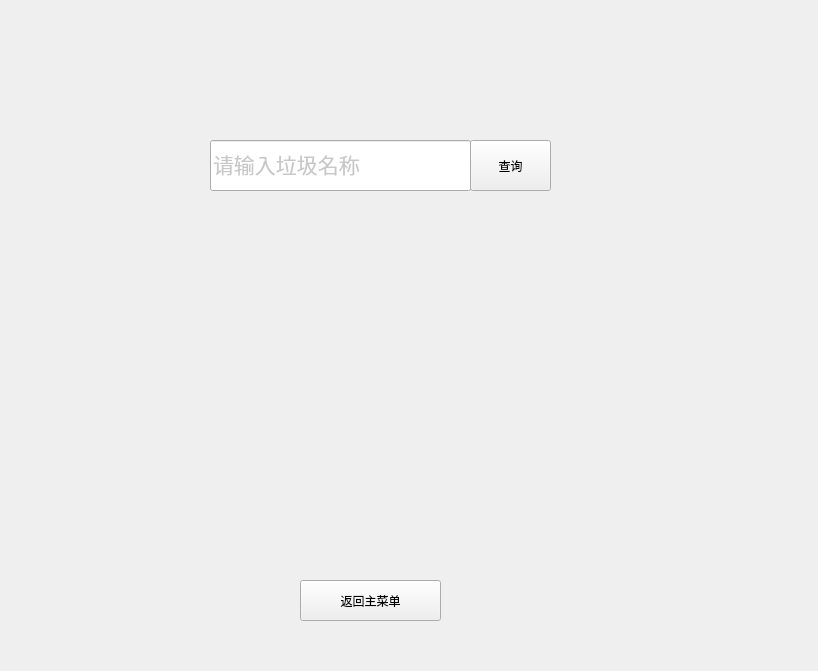
<?xml version="1.0" encoding="UTF-8"?>
<ui version="4.0">
 <class>query</class>
 <widget class="QWidget" name="query">
  <property name="geometry">
   <rect>
    <x>0</x>
    <y>0</y>
    <width>818</width>
    <height>671</height>
   </rect>
  </property>
  <property name="windowTitle">
   <string>Form</string>
  </property>
  <widget class="QPushButton" name="QueryBackBt">
   <property name="geometry">
    <rect>
     <x>300</x>
     <y>580</y>
     <width>141</width>
     <height>41</height>
    </rect>
   </property>
   <property name="text">
    <string>返回主菜单</string>
   </property>
  </widget>
  <widget class="QPushButton" name="QueryButton">
   <property name="geometry">
    <rect>
     <x>470</x>
     <y>140</y>
     <width>81</width>
     <height>51</height>
    </rect>
   </property>
   <property name="text">
    <string>查询</string>
   </property>
   <property name="icon">
    <iconset resource="image.qrc">
     <normaloff>:/image/query.png</normaloff>:/image/query.png</iconset>
   </property>
  </widget>
  <widget class="QLineEdit" name="garbageEdit">
   <property name="geometry">
    <rect>
     <x>210</x>
     <y>140</y>
     <width>261</width>
     <height>51</height>
    </rect>
   </property>
   <property name="palette">
    <palette>
     <active>
      <colorrole role="WindowText">
       <brush brushstyle="SolidPattern">
        <color alpha="255">
         <red>239</red>
         <green>224</green>
         <blue>214</blue>
        </color>
       </brush>
      </colorrole>
      <colorrole role="Text">
       <brush brushstyle="SolidPattern">
        <color alpha="255">
         <red>199</red>
         <green>199</green>
         <blue>199</blue>
        </color>
       </brush>
      </colorrole>
      <colorrole role="PlaceholderText">
       <brush brushstyle="SolidPattern">
        <color alpha="128">
         <red>199</red>
         <green>199</green>
         <blue>199</blue>
        </color>
       </brush>
      </colorrole>
     </active>
     <inactive>
      <colorrole role="WindowText">
       <brush brushstyle="SolidPattern">
        <color alpha="255">
         <red>239</red>
         <green>224</green>
         <blue>214</blue>
        </color>
       </brush>
      </colorrole>
      <colorrole role="Text">
       <brush brushstyle="SolidPattern">
        <color alpha="255">
         <red>199</red>
         <green>199</green>
         <blue>199</blue>
        </color>
       </brush>
      </colorrole>
      <colorrole role="PlaceholderText">
       <brush brushstyle="SolidPattern">
        <color alpha="128">
         <red>199</red>
         <green>199</green>
         <blue>199</blue>
        </color>
       </brush>
      </colorrole>
     </inactive>
     <disabled>
      <colorrole role="WindowText">
       <brush brushstyle="SolidPattern">
        <color alpha="255">
         <red>120</red>
         <green>120</green>
         <blue>120</blue>
        </color>
       </brush>
      </colorrole>
      <colorrole role="Text">
       <brush brushstyle="SolidPattern">
        <color alpha="255">
         <red>120</red>
         <green>120</green>
         <blue>120</blue>
        </color>
       </brush>
      </colorrole>
      <colorrole role="PlaceholderText">
       <brush brushstyle="SolidPattern">
        <color alpha="128">
         <red>0</red>
         <green>0</green>
         <blue>0</blue>
        </color>
       </brush>
      </colorrole>
     </disabled>
    </palette>
   </property>
   <property name="font">
    <font>
     <family>黑体</family>
     <pointsize>16</pointsize>
    </font>
   </property>
   <property name="text">
    <string>请输入垃圾名称</string>
   </property>
  </widget>
  <widget class="QLabel" name="ClassLabel">
   <property name="geometry">
    <rect>
     <x>210</x>
     <y>440</y>
     <width>341</width>
     <height>61</height>
    </rect>
   </property>
   <property name="font">
    <font>
     <family>黑体</family>
     <pointsize>10</pointsize>
    </font>
   </property>
   <property name="text">
    <string/>
   </property>
   <property name="scaledContents">
    <bool>false</bool>
   </property>
   <property name="alignment">
    <set>Qt::AlignLeading|Qt::AlignLeft|Qt::AlignTop</set>
   </property>
  </widget>
  <widget class="QLabel" name="label">
   <property name="geometry">
    <rect>
     <x>260</x>
     <y>220</y>
     <width>221</width>
     <height>201</height>
    </rect>
   </property>
   <property name="text">
    <string/>
   </property>
  </widget>
 </widget>
 <resources>
  <include location="image.qrc"/>
 </resources>
 <connections/>
</ui>
